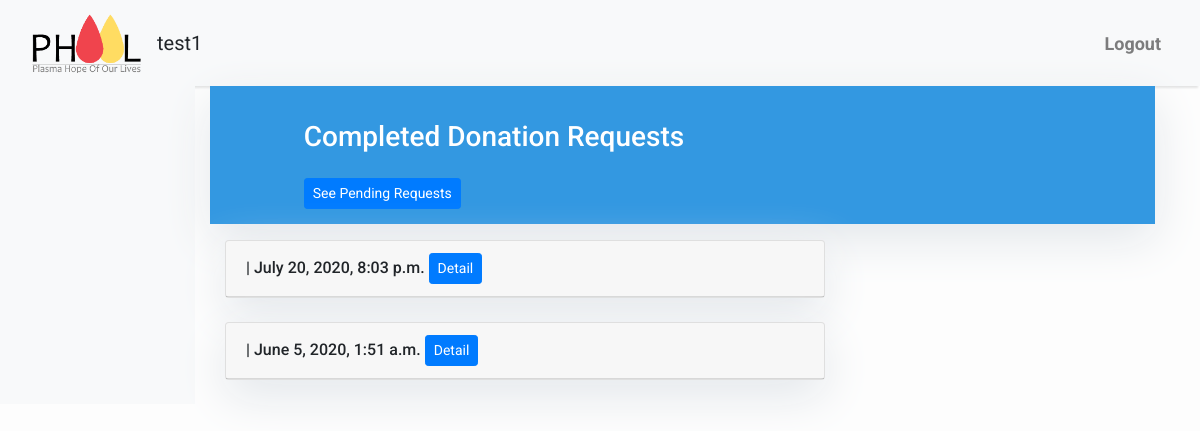
Page /plasma/completed/donate/ (signed in) on the committed database.
### plasma/models.py (models this page shows)
class Profile(models.Model):
    author = models.ForeignKey(User, on_delete=models.CASCADE)
    first_name = models.CharField(max_length=30)
    last_name = models.CharField(max_length=30)
    address = models.CharField(max_length=30, blank=True)
    city = models.CharField(max_length=30)
    province = models.IntegerField(choices=PROVINCES, default=4)
    birth_date = models.DateField(null=True, blank=True)
    gender = models.IntegerField(choices=GENDER, default=3)
    phone_regex = RegexValidator(regex=r'^\+?1?\d{9,15}$',
                                 message="Phone number must be entered in the format: '+999999999'. Up to 15 digits allowed.")
    phone = models.CharField(validators=[phone_regex], max_length=17, blank=True)
    date_covid_19_diagnosed = models.DateField(null=True, blank=True)
    blood_group = models.IntegerField(choices=BLOOD, default=8)
    hospital_which_labelled_positive = models.CharField(max_length=30, blank=True)
    hospital_which_labelled_negative = models.CharField(max_length=30, blank=True)
    lab_which_labelled_positive = models.CharField(max_length=30, blank=True)
    lab_which_labelled_negative = models.CharField(max_length=30, blank=True)
    donation_request = models.BooleanField(default=False)
    plasma_request = models.BooleanField(default=False)
    donation_completed = models.BooleanField(default=False)
    plasma_completed = models.BooleanField(default=False)
    created_on = models.DateTimeField(auto_now_add=True, blank=True)

### plasma/views.py (the view)
# urls.py: path("completed/donate/", views.CompletedDonationRequestsList.as_view(), name="completed_donation_requests"),
class CompletedDonationRequestsList(LoginRequiredMixin, generic.ListView):
    model = Profile
    template_name = "completed_donation_list.html"
    def get_queryset(self):
        return (
            Profile.objects.filter(donation_completed=1)
                .order_by("-created_on")
        )

### templates/completed_donation_list.html (shortened to what this page needs)
{% extends "base.html" %}
{% block content %}
<header class="masthead">
    <div class="container">
        <div class="row">
            <div class=" col-md-8 col-md-10 mx-auto">
                <div class="site-heading">
                    <h3 class=" site-heading my-4 mt-3 text-white">Completed Donation Requests</h3>
                    <a href="{% url 'donation_requests' %}" class="btn btn-primary btn-sm">See Pending Requests</a>
                </div>
            </div>
        </div>
    </div>
</header>
<div class="container">
    <div class="row">
    {% if user.is_authenticated %}
        <div class="col-md-8 mt-3 left">
            {% for post in object_list %}
            <div class="card mb-4">
            <h6 class="card-header">{% block title %} {{ post.user}}  | {{ post.created_on }}  <a href="{% url 'completed_donation_detail' post.pk  %}" class="btn btn-primary btn-sm">Detail</a>{% endblock title %}</h6>
            </div>
            {% endfor %}
        </div>
    {% endif %}
    </div>
</div>
{%endblock%}

### templates/base.html (shortened to what this page needs)
<!DOCTYPE html>
<html>
    <head>
        <link rel="stylesheet" href="https://maxcdn.bootstrapcdn.com/bootstrap/4.0.0/css/bootstrap.min.css"
 />
    </head>
    <body>
        <nav class="navbar navbar-expand-lg navbar-light bg-light shadow navbar-fixed-top" id="mainNav">
        {% load static %}
            <div class="container-fluid">
                <a class="navbar-brand" href="{% url 'home' %}"><img src="{% static "icons/phool.png" %}" width="110" height="60" alt=""></a>
                {% if not user.is_staff %}
                <a class="navbar-brand" >{{ user.get_username }}</a>
                    {% else %}
                    <a class="navbar-brand" href="{% url 'profile'%}">{{ user.get_username }}</a>
                <a class="navbar-brand">{{plasma}}</a>
                {% endif %}
                <div class="collapse navbar-collapse" id="navbarResponsive">
                    <ul class="navbar-nav ml-auto">
                        {% if user.is_authenticated %}
                            <li class="nav-item text-black">
                                <a class="nav-link text-black font-weight-bold" href="{% url 'logout' %}?next={{request.path}}">Logout</a>
                            </li>
                        {% else %}
                            <li class="nav-item text-black">
                                <a class="nav-link text-black font-weight-bold" href="{% url 'login' %}?next={{request.path}}">Login</a>
                            </li>
                        {% endif %}
                    </ul>
                </div>
            </div>
        </nav>
<div class="container-fluid row">
    <div class="col-lg-2  navbar-light bg-light"><p>  </p>
    </div>
    <div class="col-lg-10 mt-auto">
                    {% block content %}{% endblock content %}
    </div>
</div>
    </body>
</html>

### templates/base.html (style rules this page uses)
body { font-family: "Roboto", sans-serif; font-size: 17px; background-color: #fdfdfd; }
.shadow { box-shadow: 0 4px 2px -2px rgba(0, 0, 0, 0.1); }
.masthead { background: #3398E1; height: auto; padding-bottom: 15px; box-shadow: 0 16px 48px #E3E7EB; box-shadow: 0 16px 48px #E3E7EB; padding-top: 10px; }

### templates/completed_donation_list.html (style rules this page uses)
body { font-family: "Roboto", sans-serif; font-size: 18px; background-color: #fdfdfd; }
.card { box-shadow: 0 16px 48px #E3E7EB; }

### rows in the picture
Profile: created_on "July 20, 2020, 8:03 p.m."
Profile: created_on "June 5, 2020, 1:51 a.m."

### other values in the picture
{{ user.get_username }} "test1"
